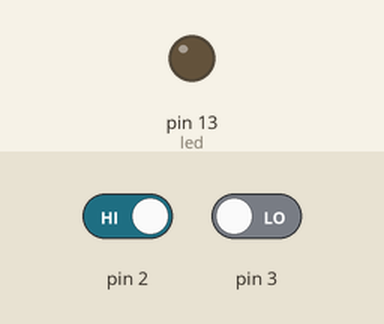
Simulated run of this sketch. Board: Arduino Uno, built with avr-gcc and run on an emulated ATmega328P. Parts: output pins drawn as LEDs (lit = HIGH). Dashed ring = blinking. The inputs (shaded band) are chosen by the test bench; at power-on: pin 2 HIGH, pin 3 LOW.

Above: at 1.2 s.
1.3 s: pin 2 driven LOW
At 1.7 s:
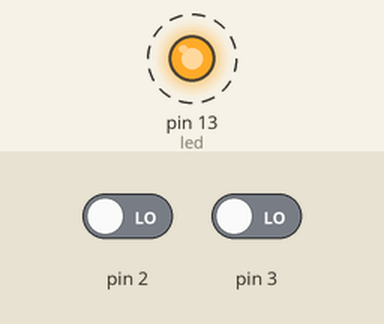
4.3 s: pin 3 driven HIGH
At 5.4 s:
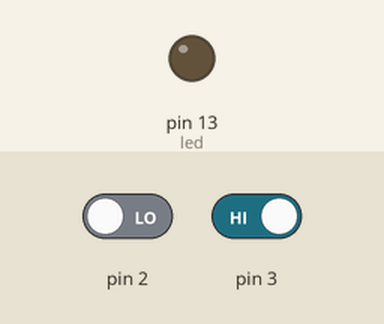
Timing chart, 0 to 7.3 s (numbered marks = the images above; inputs shaded):
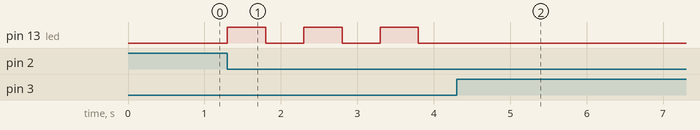

Measured:
- after the input at 1.3 s, pin 13 (led): alternates HIGH for 0.50 s and LOW for 0.50 s, starting at once
- after the input at 4.3 s, pin 13 (led): stops changing and stays LOW

The sketch:

Ejercicio27_Interrupciones.ino
```cpp
const int led=13;
boolean estado=false;

void setup(){
  pinMode(led,OUTPUT);
  attachInterrupt(0,iniciar_parpadeo, FALLING);
  attachInterrupt(1,parar_parpadeo, RISING);
}

void loop(){
  if(estado){
    parpadear();
  }
}

void iniciar_parpadeo(){
  estado=true;
}

void parar_parpadeo(){
  estado=false;
}

void parpadear(){
  digitalWrite(led,HIGH);
  delay(500);
  digitalWrite(led,LOW);
  delay(500);
}
```
